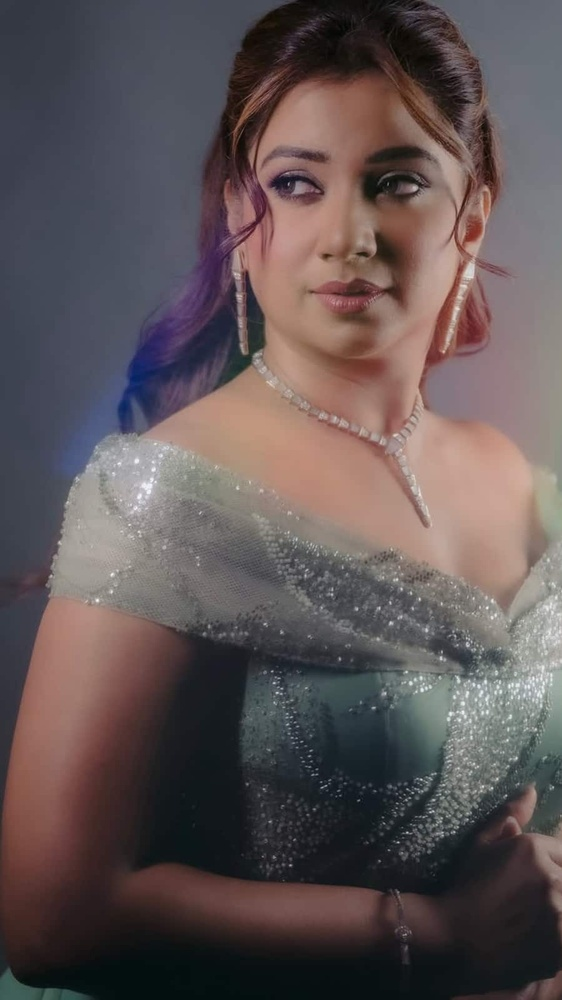
#> input picture model/test_images/sg.jpg, 562 x 1000 px, shrunk from 900 x 1600 before the run
$ python model.py
#> lines starting #> are read from the running program, lines starting #| are printed output that depends on the picture; after the words box and inside, x2 and y2 are one past the last pixel; in counts of white or black regions, pixels touching at a corner belong together
import numpy as np
import cv2
import seaborn as sn
import matplotlib.pyplot as plt
import os

img=cv2.imread('./test_images/sg.jpg')
#> img is the input picture: shape (1000, 562, 3); mean B, G, R 85, 84.1, 95.2
# print(img.shape)

# plt.imshow(img)
# plt.show()

gray=cv2.cvtColor(img,cv2.COLOR_BGR2GRAY)
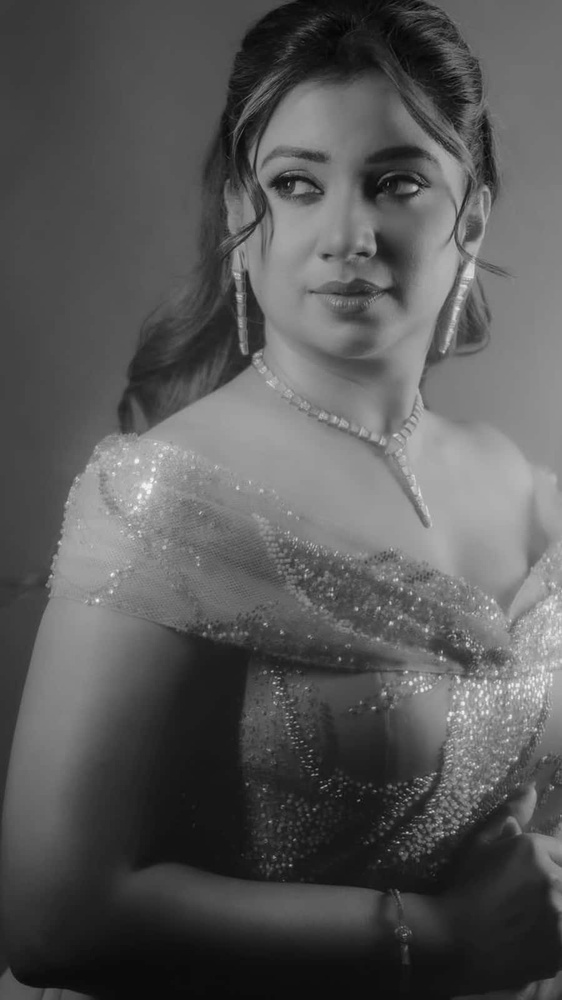
#> gray: shape (1000, 562); min 2, max 249, mean 87.5
# print(gray.shape)

# plt.imshow(gray,cmap='gray')
# plt.show()

face_cascade=cv2.CascadeClassifier('./opencv/haarcascades/haarcascade_frontalface_default.xml')
eye_cascade=cv2.CascadeClassifier('./opencv/haarcascades/haarcascade_eye.xml')

faces=face_cascade.detectMultiScale(gray,1.3,5)
#> faces = [[204, 71, 288, 288]]
# print(faces)

(x,y,w,h)=faces[0]
#> x = 204; y = 71; w = 288; h = 288
face_img=cv2.rectangle(img,(x,y),(x+w,y+h),(255,0,0),2)
# plt.imshow(face_img)
# plt.show()

cv2.destroyAllWindows()
for (x,y,w,h) in faces:
    face_img=cv2.rectangle(img,(x,y),(x+w,y+h),(255,0,0),2)
    roi_gray=gray[y:y+h,x:x+w]
    roi_color=face_img[y:y+h,x:x+w]
    eyes=eye_cascade.detectMultiScale(roi_gray)
    for (ex,ey,ew,eh) in eyes:
        cv2.rectangle(roi_color,(ex,ey),(ex+ew,ey+eh),(255,0,0),2)
#> this loop made 1 pass
#> pass 1, `roi_gray=gray[y:y+h,x:x+w]`:
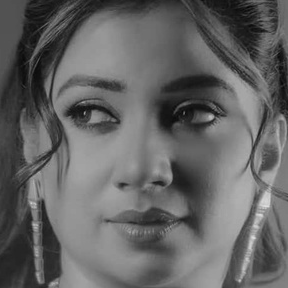
#> roi_gray: shape (288, 288); min 5, max 221, mean 100
#> pass 1, `roi_color=face_img[y:y+h,x:x+w]`:
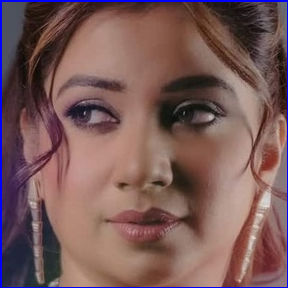
#> roi_color: shape (288, 288, 3); mean B, G, R 89.1, 89.9, 121.1
#> after the loop:
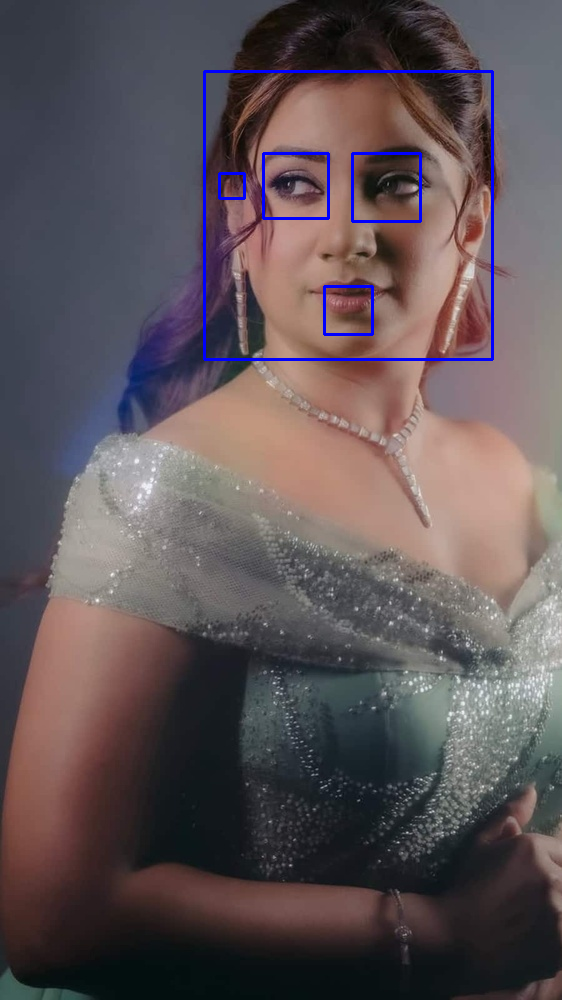
#> img: shape (1000, 562, 3); mean B, G, R 86.8, 83.3, 94
#> after the loop:
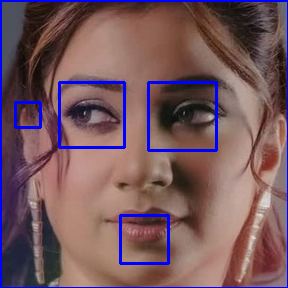
#> roi_color: shape (288, 288, 3); 2.96% of pixels changed, all inside (x1, y1, x2, y2) = (14, 81, 218, 265)
plt.figure()
# plt.imshow(face_img,cmap='gray')
plt.imshow(roi_color,cmap='gray')
# plt.show()


def get_cropped_img_if_2_eyes(img_path):
#> called with img_path = './test_images/sg.jpg'
    img=cv2.imread(img_path)
    if img is None:  # file is not a valid image
        print("Skipping file (not an image):", img_path)
        return None
    gray=cv2.cvtColor(img,cv2.COLOR_BGR2GRAY)
    faces=face_cascade.detectMultiScale(gray,1.3,5)
#> faces = [[204, 71, 288, 288]]
    for (x,y,w,h) in faces:
        roi_gray=gray[y:y+h,x:x+w]
        roi_color=img[y:y+h,x:x+w]
        eyes=eye_cascade.detectMultiScale(roi_gray)
        if len(eyes)>=2:
            return roi_color
#> this loop made 1 pass
#> pass 1, in get_cropped_img_if_2_eyes, `roi_color=img[y:y+h,x:x+w]`:
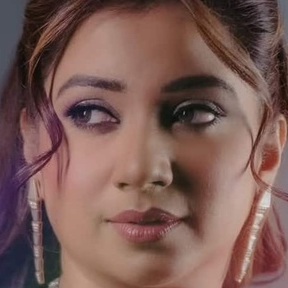
#> roi_color: shape (288, 288, 3); mean B, G, R 85.3, 91.2, 122.9

original=cv2.imread('./test_images/sg.jpg')
plt.imshow(original)

cropped=get_cropped_img_if_2_eyes('./test_images/sg.jpg')
plt.imshow(cropped)
# plt.show()

path_to_data="./dataset/"
path_to_cr_data="./dataset/cropped/"

img_dirs=[]
#> (the run stopped early here; a loop or call above may not have finished)
